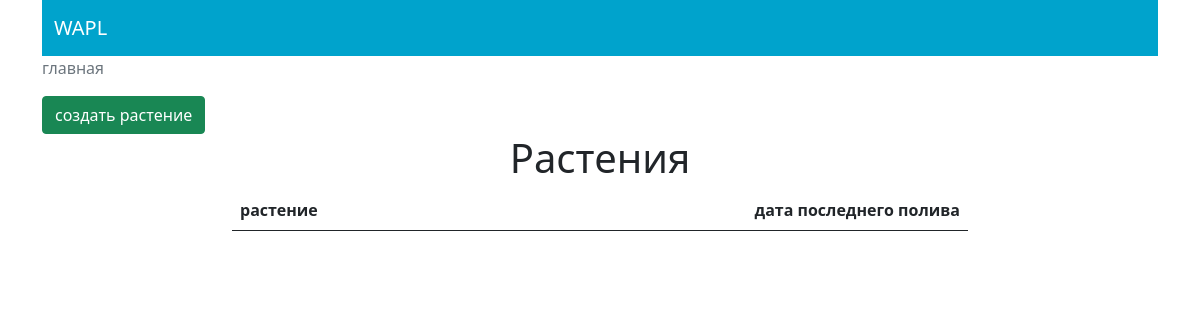
The app's page / (signed in), older data.
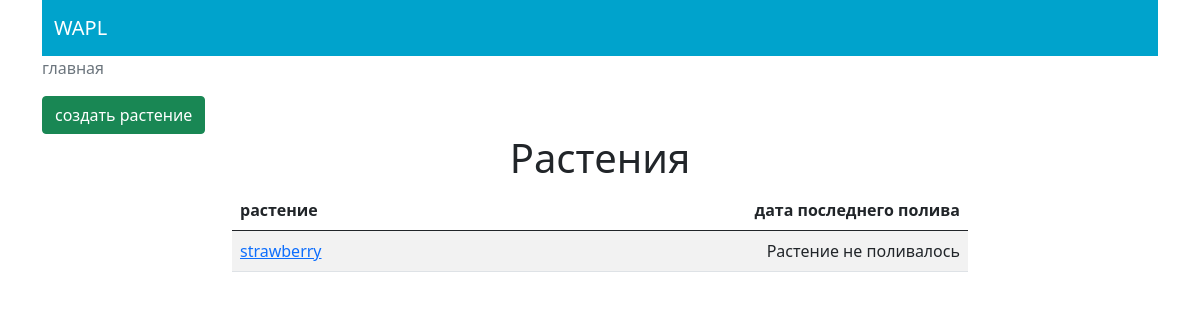
The same page, newer data.
### polls/models.py (models this page shows, shortened)
class Plant(models.Model):
    ordering = ['-name']
    name = models.CharField(max_length=20)
    datetime = models.TimeField(blank=True, null=True)
    time = models.IntegerField(blank=True, null=True)
    numb = models.IntegerField()
    is_active = models.BooleanField(default=True)
    def last_watering(self):
        if self.actions.first():
            return(self.actions.last().date)
        return None

### polls/views.py (the view)
# urls.py: path('', views.index, name='index'),
@login_required
def index(request):
    return render(request, 'polls/index.html', {
        'plants': Plant.objects.filter(is_active=True),
    })

### polls/templates/polls/index.html
{% extends "polls/base.html" %}
{% load bootstrap4 %}
{% block breadcrumbs %}
<li class="breadcrumb-item active" aria-current="page">главная</li>
{% endblock %}
{% block content %}
<a href="/createplant"><button type="button" class="btn btn-success">создать растение</button></a>
<h1 class="text-center">Растения</h1>
<div class="row">
          <div class="col-2"></div>
          <div class="col-8">
    <table class="table table-striped">
      <thead>
        <tr>
          <th>растение</th>
          <th class="text-end">дата последнего полива</th>
        </tr>
      </thead>
      <tbody>
        {% for plant in plants %}
        <tr>
            <td> <a href="{{ plant.pk }}/journal">{{ plant.name }}</a>
          </td>
          {% if plant.last_watering %}
            <td class="text-end"> {{ plant.last_watering }} </td>
          {% else %}
          <td class="text-end">Растение не поливалось</td>
          {% endif %}
        </tr>
        {% endfor %}
      </tbody>
    </table>
  </div>
  <div class="col-2"></div>
</div>
{% endblock %}

Row changes from the older to the newer data that the page shows:
added Plant: name "strawberry", shows "Растение не поливалось"
